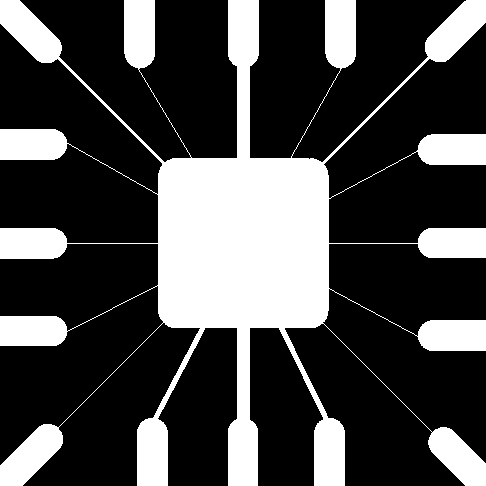
%> input picture Lab-4/assets/wirebond-mask.tif, 486 x 486 px
$ octave task1_erosion.m   (GNU Octave 9; MATLAB toolbox functions it lacks are replaced by stand-ins)
%> lines starting %> are read from the running program, lines starting %| are printed output that depends on the picture; in (x1, y1, x2, y2) boxes, pixels count from 0 and x2, y2 are one past the last pixel; in counts of white or black regions, pixels touching at a corner belong together; the program's own positions count from 1
% Generation of Structuring Element
% Erosion Operation

A = imread('assets/wirebond-mask.tif');
%> A: size 486x486 logical; 28.1% white; 1 white region, box (x1, y1, x2, y2) and area: (0, 0, 486, 486) 66259

SE2 = strel('disk',2);
SE10 = strel('disk',10);
SE20 = strel('disk',20);

E2 = imerode(A,SE2);
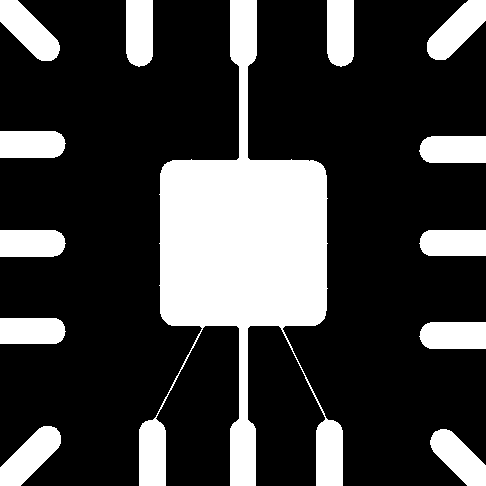
%> E2: size 486x486 logical; 24.3% white; 13 white regions, largest, box (x1, y1, x2, y2) and area: (139, 0, 343, 486) 36376, (0, 426, 61, 486) 1942, (0, 0, 60, 61) 1938
E10 = imerode(A,SE10);
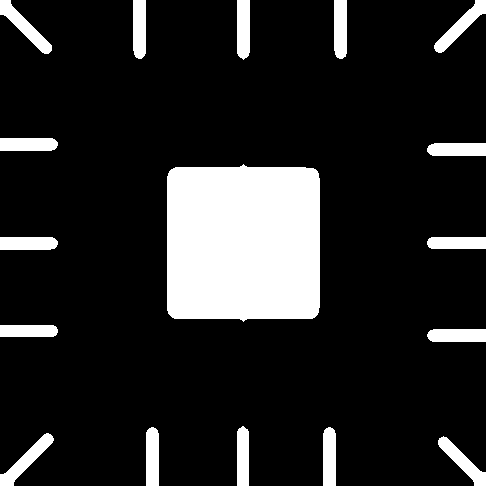
%> E10: size 486x486 logical; 14.9% white; 17 white regions, largest, box (x1, y1, x2, y2) and area: (167, 164, 320, 322) 23162, (0, 433, 54, 486) 845, (0, 0, 52, 54) 842
E20 = imerode(A,SE20);
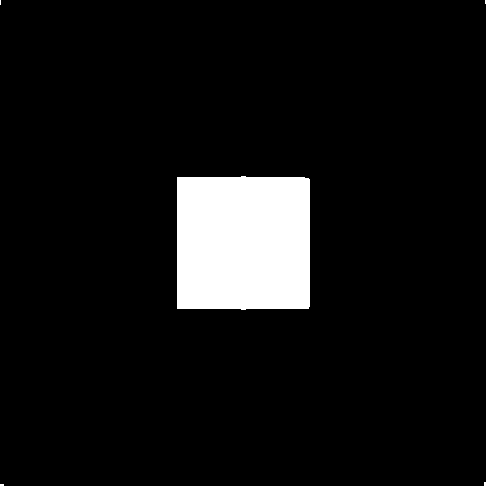
%> E20: size 486x486 logical; 7.4% white; 5 white regions (4 under 20 px), largest, box (x1, y1, x2, y2) and area: (177, 176, 310, 310) 17558

montage({A, E2, E10, E20}, "size", [1 4])
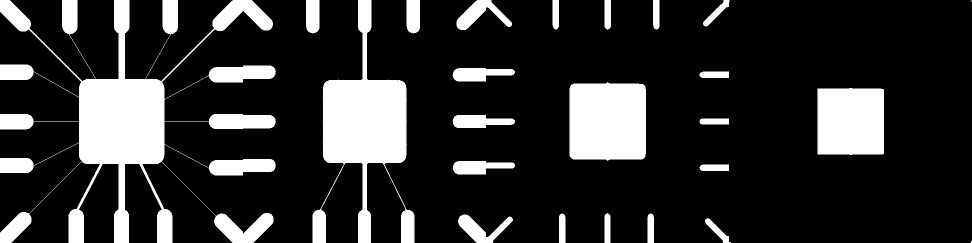
%> displayed picture: size 486x1944 logical (shown at 1/2 size); 18.7% white; 24 white regions (2 under 20 px), largest, box (x1, y1, x2, y2) and area: (0, 0, 552, 486) 75155, (625, 0, 829, 486) 36376, (1139, 164, 1292, 322) 23162
